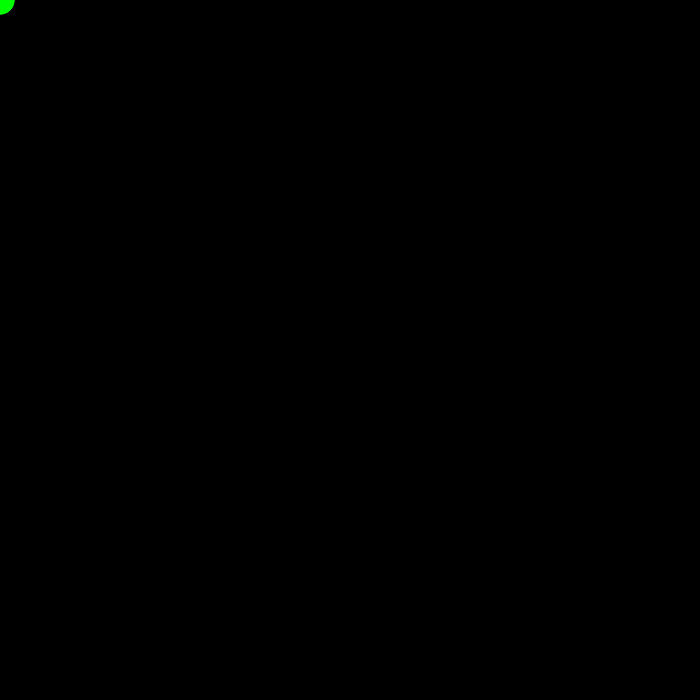
Frame 1 (no input)
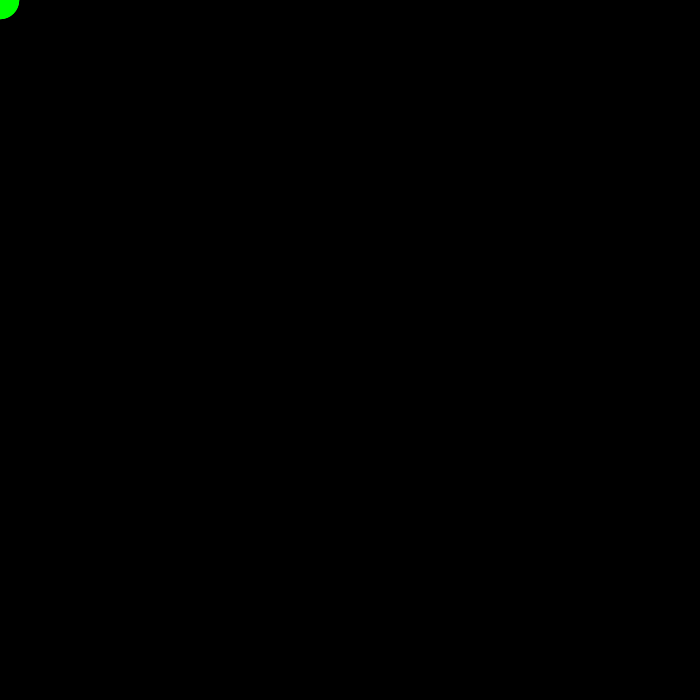
Frame 60 (the mouse pressed at the canvas centre just before this capture)
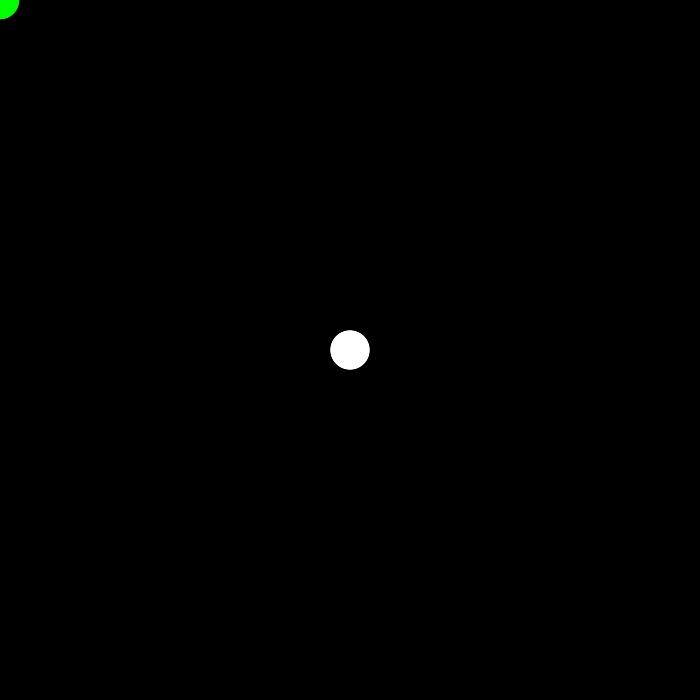
Frame 120 (the mouse held since frame 60 and released just before this capture)

The Processing sketch that drew these frames (run headless with seeded random() and noise(); from frame 60 on, the mouse is pressed at the canvas centre):

// Processing sketch: processing_60681
// ── processing_60681.pde

void setup(){
  size(700,700);
  background(0,0,0);
}
 
void draw(){
  float r;
  r= random(10,40);
   
smooth();
noStroke();
   

   
  stroke(0);
strokeWeight(5);

 
fill(mouseX,255,mouseY);
ellipseMode(CENTER);
noStroke();
ellipse(mouseX,mouseY,r,r);
 
}
